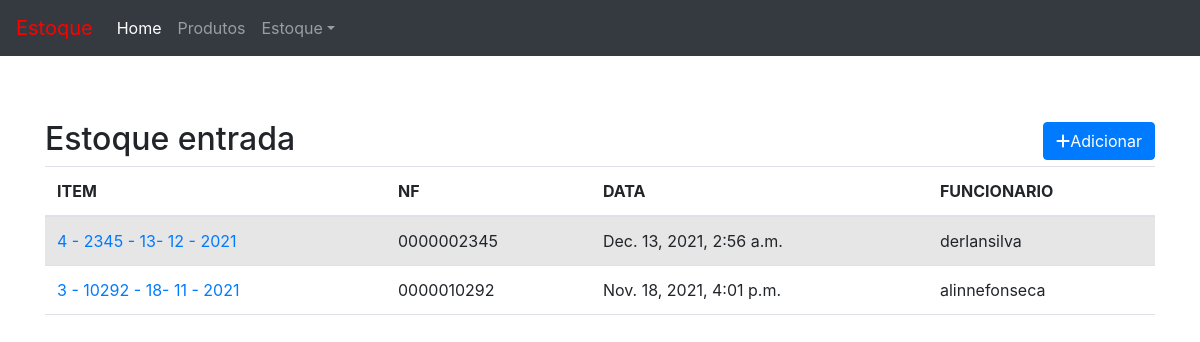
The app's page /estoque/, older data.
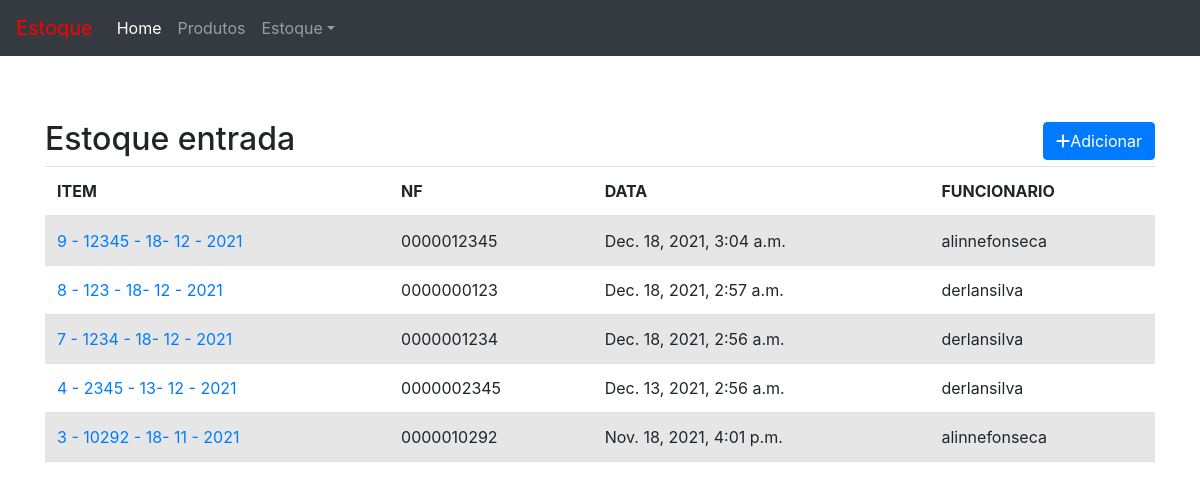
The same page, newer data.
### estoque/models.py (models this page shows, shortened)
class Estoque(TimeStampedModel):
    funcionario = models.ForeignKey(User , on_delete=models.CASCADE)
    nf = models.PositiveBigIntegerField('nota fiscal' , null = True , blank= True)
    movimento = models.CharField(max_length=1 , choices=MOVEMENT)
    class Meta:
        ordering  =('-created',)
    def __str__(self):
        return f'{self.pk} - {self.nf} - {self.created.strftime("%d- %m - %Y")}'
    def nf_formated(self):
        return str(self.nf).zfill(10)

### core/models.py (models this page shows)
class TimeStampedModel(models.Model):
    created = models.DateTimeField(
        'created at ...',
        auto_now_add= True,
        auto_now= False
    )
    modified = models.DateTimeField(
        'modified at' ,
        auto_now_add=  False,
        auto_now=True
    )

### estoque/views.py (the view)
# urls.py: path('' , v.entrada_list , name='entrada_list'),
def entrada_list(request):
    template_name = 'estoque_entrada_list.html'
    objects = Estoque.objects.filter(movimento = 'e')
    context = {'object_list' : objects}
    return render(request  , template_name , context)

### estoque/templates/estoque_entrada_list.html
{% extends 'base.html' %}
{% load static %}
{% block content %}
<div class="page-header">
    <h2>Estoque entrada
        <span class="pull-right">
            <a href="{% url 'estoque:entrada_form' %}">
                <button type="button" class="btn btn-primary">
                    <span class="fa fa-plus"></span>Adicionar
                </button>
            </a>
        </span>
    </h2>
    {% if object_list %}
    <table class="table table-striped">
        <thead>
            <tr>
                <th>ITEM</th>
                <th>NF</th>
                <th>DATA</th>
                <th>FUNCIONARIO</th>
            </tr>
        </thead>
        <tbody>
            {% for object in object_list %}
                <tr>
                    <td>
                        <a href="{% url 'estoque:estoque_entrada_detail' object.pk %}">{{object}}</a>
                    </td>
                    <td> {{ object.nf_formated}} </td>
                    <td> {{ object.created}} </td>
                    <td> {{ object.funcionario}} </td>
                </tr>
            {% endfor %}
        </tbody>
    </table>
    {% else %}
        <a href="" class="alert alert-warning">Sem itens na lista</a>
    {% endif %}
</div>
{% endblock content %}

Row changes from the older to the newer data that the page shows:
added Estoque: timestampedmodel_ptr_id+nf "9 - 12345 - 18- 12 - 2021", nf_formated "0000012345", created "Dec. 18, 2021, 3:04 a.m.", funcionario "alinnefonseca"
added Estoque: timestampedmodel_ptr_id+nf "8 - 123 - 18- 12 - 2021", nf_formated "0000000123", created "Dec. 18, 2021, 2:57 a.m.", funcionario "derlansilva"
added Estoque: timestampedmodel_ptr_id+nf "7 - 1234 - 18- 12 - 2021", nf_formated "0000001234", created "Dec. 18, 2021, 2:56 a.m.", funcionario "derlansilva"
